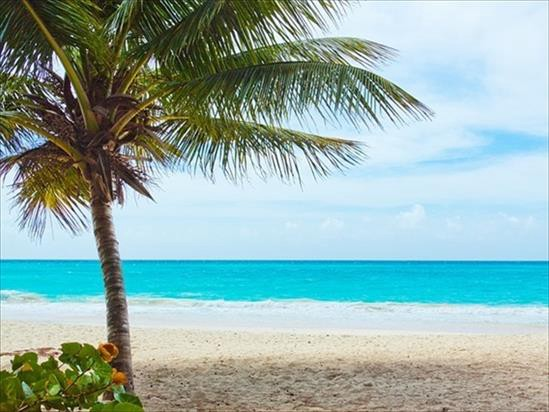
#> input picture Segmentation Images/sea.jpeg, 549 x 412 px; its folder holds only this picture in this run
$ python -i optimal.py   (imports and definitions only)
#> lines starting #> are read from the running program, lines starting #| are printed output that depends on the picture; after the words box and inside, x2 and y2 are one past the last pixel; in counts of white or black regions, pixels touching at a corner belong together
import cv2
import numpy as np
import  matplotlib.pyplot as plt
# [1 line not run here, left out]


def Optimal(img):
    background_sum = (img[0,0] + img[0,-1] + img[-1,0] +img[-1,-1])
    foreground_sum = np.sum(img) - background_sum
    background_mean = background_sum/4
    foreground_mean = foreground_sum / (np.size(img)-4)
    t = (foreground_mean+background_mean)/2
    while True:
        background_mean = np.mean(img[img<t])
        foreground_mean = np.mean(img[img>t])

        if (t == (background_mean+foreground_mean)/2):
            break
        t = (background_mean+foreground_mean)/2
    return  t

def globalThreshold(img):
    x = Optimal(img)
    img = img < x
    for i in range(0, img.shape[0], 1):
        for j in range(0, (img.shape[1]), 1):
            if img[i,j] == True:
                img[i,j] = 10
            else:
                img[i,j] = 0
    return img

def localOptimal(image, block_size):
    if image.shape[0] != image.shape[1]:
        if image.shape[0] > image.shape[1]:
            resizedImage = cv2.resize(image, (image.shape[0], image.shape[0]))
        else:
            resizedImage = cv2.resize(image, (image.shape[1], image.shape[1]))
    else:
        resizedImage = image
    rows = resizedImage.shape[0]
    cols = resizedImage.shape[1]

    if block_size <= 2:
        print("Error in local thresholding , block size should be greater than 2 ! ")
        exit()

    if block_size > image.shape[0] and block_size > image.shape[1]:
        print("Error local thresholding , block size should be smaller than image size!")
        exit()

    outputImage = np.zeros(resizedImage.shape)
    #------------------------------------ optimal thresholding algorithm------------------------------------------#

    for r in range(0, rows, block_size):
        for c in range(0, cols, block_size):
            # Extarct blocks
            block = resizedImage[r:min(r + block_size,rows), c:min(c + block_size, cols)]
            # get  initial background mean  (4corners)
            background = [block[0, 0], block[0, block.shape[1]-1], block[block.shape[0]-1, 0], block[block.shape[0]-1, block.shape[1]-1]]
            background_mean = np.mean(background)
            # get  initial foreground mean
            foreground_mean = np.mean(block) - background_mean
            # get  initial threshold
            thresh = (background_mean + foreground_mean) / 2.0
            while True:
                old_thresh = thresh
                new_foreground = block[np.where(block >= thresh)]
                new_background = block[np.where(block < thresh)]
                if new_background.size:
                    new_background_mean = np.mean(new_background)
                else:
                    new_background_mean = 0
                if new_foreground.size:
                    new_foreground_mean = np.mean(new_foreground)
                else:
                    new_foreground_mean = 0
                # update threshold
                thresh = (new_background_mean + new_foreground_mean) / 2
                if old_thresh == thresh:
                    break

            # convert to binary [ (0 , 255) only]
            thresholdedBlock = np.zeros(block.shape)
            for row in range(0, block.shape[0]):
                for col in range(0, block.shape[1]):
                    if block[row, col] >= thresh:
                        thresholdedBlock[row, col] = 255
                    else:
                        thresholdedBlock[row, col] = 0

            # fill the output image for each block
            outputImage[r:min(r + block_size, rows) , c:min(c + block_size, cols)] = thresholdedBlock

    # resize output  image back to original size
    outputImage = cv2.resize(outputImage, (image.shape[1], image.shape[0]))
    return outputImage

def togray(img):
    gray = cv2.cvtColor(img, cv2.COLOR_BGR2GRAY)
    return gray

def showop(img):
    gs = togray(img)
    op = Optimal(gs)
    img = (gs >= op)
    return img

def showglob(img):
    gs = togray(img)
    op = globalThreshold(gs)
    return op

def showloc(img):
    gs = togray(img)
    op = localOptimal(gs,100)
    return op

>>> import cv2
>>> picture = cv2.imread('Segmentation Images/sea.jpeg')
#> picture is the input picture: shape (412, 549, 3); mean B, G, R 170.5, 174.4, 146.1
>>> result = showloc(picture)
#> in togray, `gray = cv2.cvtColor(img, cv2.COLOR_BGR2GRAY)`:
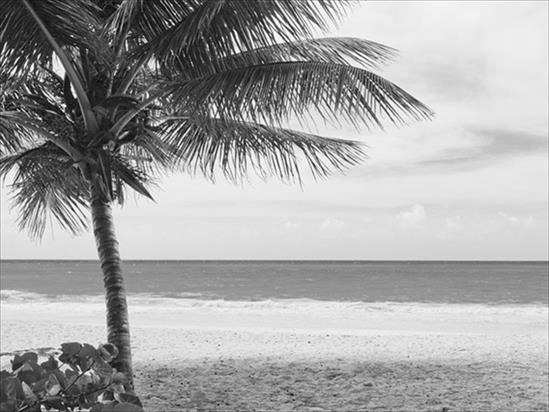
#> gray: shape (412, 549); min 1, max 255, mean 165.5
#> in localOptimal, `resizedImage = cv2.resize(image, (image.shape[1], image.shape[1]))`:
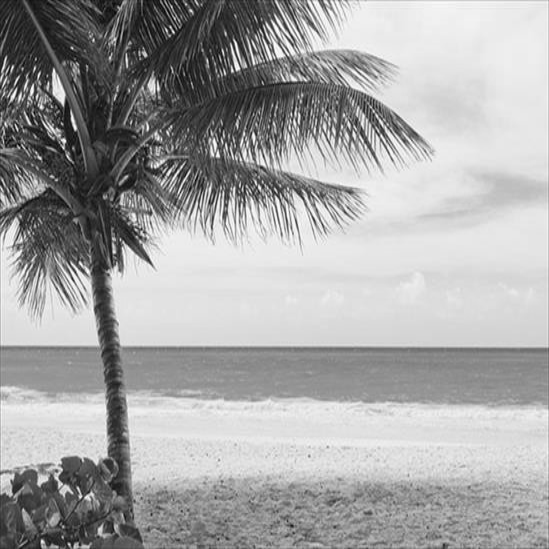
#> resizedImage: shape (549, 549); min 4, max 255, mean 165.4
#> after the loop in localOptimal, `for r in range(0, rows, block_size):`:
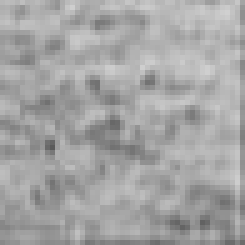
#> block: shape (49, 49) (shown 5 times larger); min 90, max 208, mean 164.4
#> after the loop in localOptimal, `for r in range(0, rows, block_size):`:
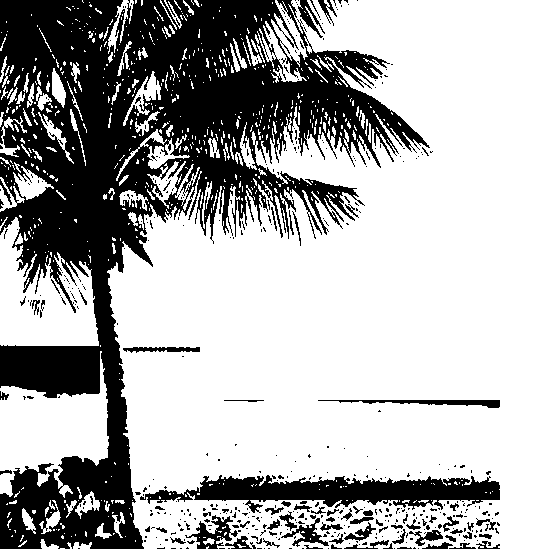
#> outputImage: shape (549, 549) float64; 67.9% white; 465 black regions (393 under 20 px), largest, box (x1, y1, x2, y2) and area: (0, 0, 430, 549) 82256, (140, 475, 500, 513) 6902, (185, 515, 238, 549) 677
#> after the loop in localOptimal, `for r in range(0, rows, block_size):`: thresholdedBlock: shape (49, 49) float64; every value is 255
#> in localOptimal, `outputImage = cv2.resize(outputImage, (image.shape[1], image.shape[0]))`:
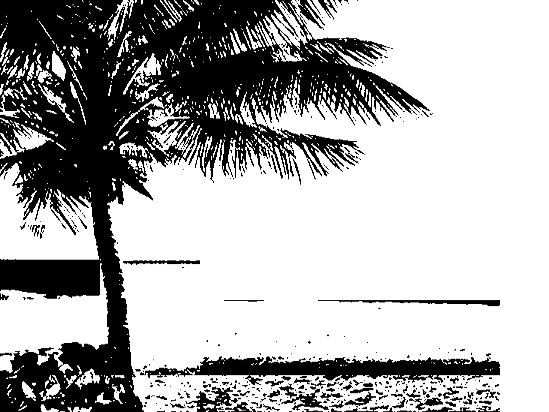
#> outputImage: shape (412, 549) float64; min 0, max 255, mean 173.2

$ run again, on Segmentation Images/image.png
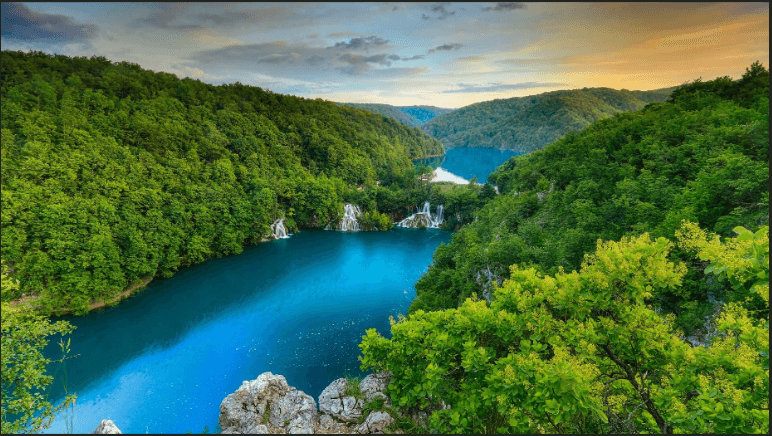
#> input picture Segmentation Images/image.png, 772 x 436 px
#> picture is the input picture: shape (436, 772, 3); mean B, G, R 73.1, 111.6, 75
#> after the loop in localOptimal, `for r in range(0, rows, block_size):`:
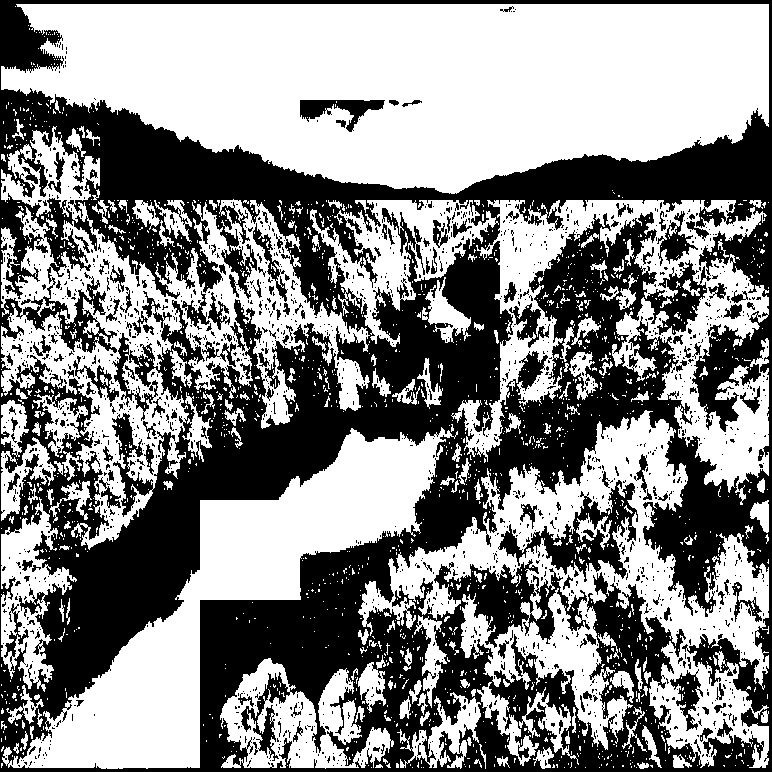
#> outputImage: shape (772, 772) float64; 54% white; 1725 black regions (1557 under 20 px), largest, box (x1, y1, x2, y2) and area: (0, 0, 772, 772) 250133, (498, 480, 638, 582) 4365, (300, 100, 385, 132) 1166
#> in localOptimal, `outputImage = cv2.resize(outputImage, (image.shape[1], image.shape[0]))`:
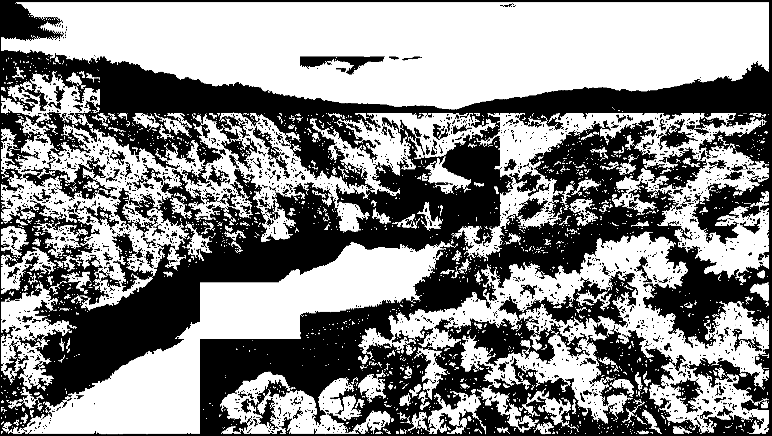
#> outputImage: shape (436, 772) float64; min 0, max 255, mean 137.7

$ run again, on Segmentation Images/mean-shift.png
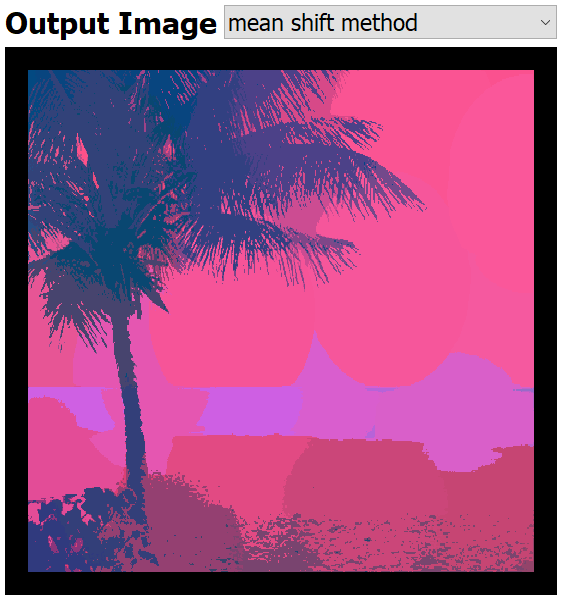
#> input picture Segmentation Images/mean-shift.png, 561 x 600 px
#> picture is the input picture: shape (600, 561, 3); mean B, G, R 131.2, 80.7, 155.3
#> after the loop in localOptimal, `for r in range(0, rows, block_size):`:
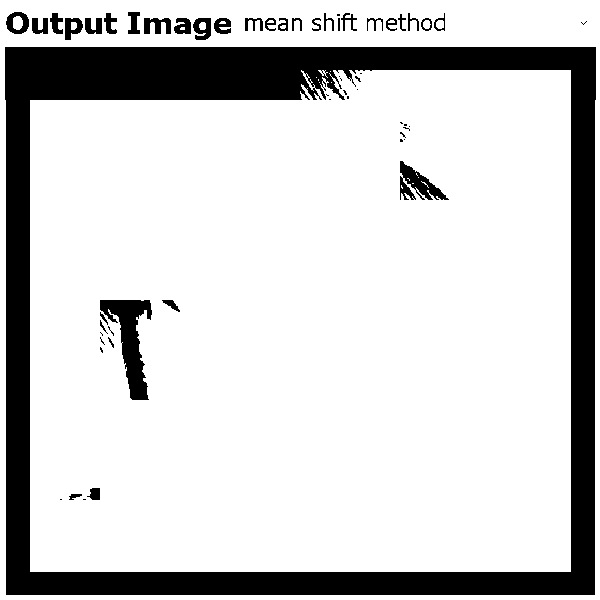
#> outputImage: shape (600, 600) float64; 81.3% white; 58 black regions (24 under 20 px), largest, box (x1, y1, x2, y2) and area: (5, 47, 596, 595) 60175, (100, 300, 152, 400) 2263, (400, 161, 449, 200) 843
#> in localOptimal, `outputImage = cv2.resize(outputImage, (image.shape[1], image.shape[0]))`:
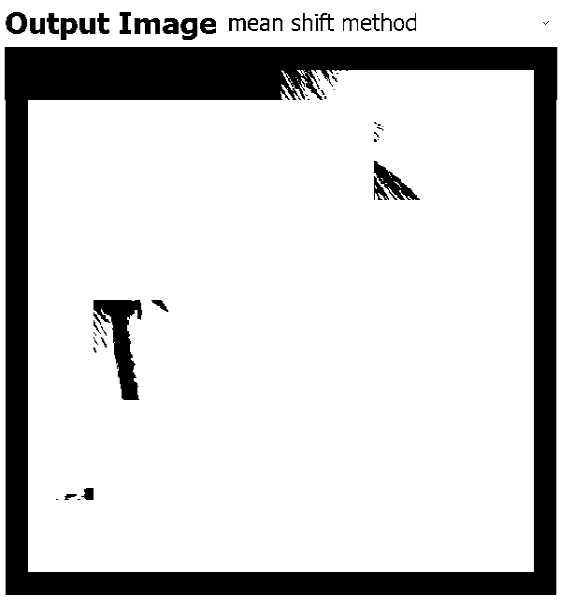
#> outputImage: shape (600, 561) float64; min 0, max 255, mean 207.5
